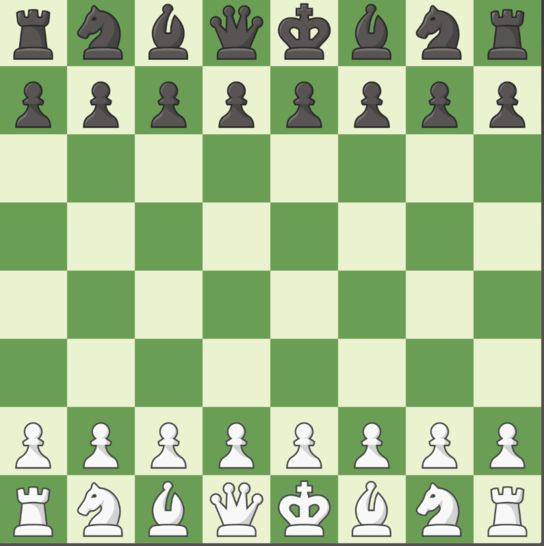
//> input picture chesscropped.PNG, 544 x 546 px
$ ./pawndetection   (built with g++ and OpenCV 4)
//> lines starting //> are read from the running program, lines starting //| are printed output that depends on the picture; after the words box and inside, x2 and y2 are one past the last pixel; in counts of white or black regions, pixels touching at a corner belong together
#include "opencv2/highgui/highgui.hpp"
#include "opencv2/imgproc/imgproc.hpp"
#include "opencv2/core/core.hpp"
#include <math.h>

using namespace cv;


int match_method;

int main()
{
Mat croppedImage = imread("chesscropped.PNG",1);
//> croppedImage is the input picture: 546 rows x 544 cols, CV_8UC3; mean B, G, R 144.4, 189.9, 165.5
Mat pawn1 = imread ("pawnele.PNG", 1);
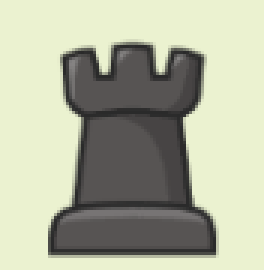
//> input picture pawnele.PNG, 88 x 90 px (shown 3 times larger)
//> pawn1 is the input picture: 90 rows x 88 cols, CV_8UC3; mean B, G, R 157.9, 179.4, 175.9


Point matchLoc;
  /// Create the result matrix
  int result_cols =  croppedImage.cols - pawn1.cols + 1;
//> result_cols = 457
  int result_rows = croppedImage.rows - pawn1.rows + 1;
//> result_rows = 457

 Mat result(result_rows,result_cols,CV_8UC1,Scalar(0));

  /// Do the Matching and Normalize
  matchTemplate( croppedImage,pawn1, result, CV_TM_CCORR );
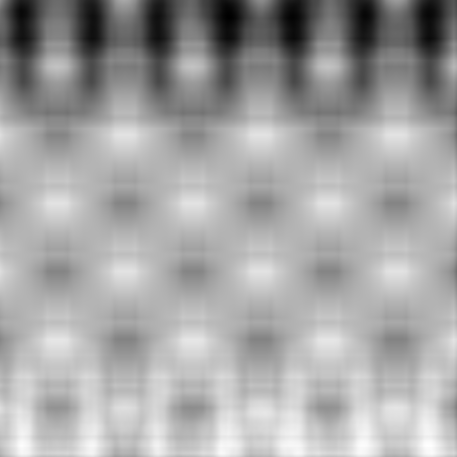
//> result: 457 rows x 457 cols, CV_32FC1; min 501118464, max 790882112, mean 687931136; drawn with min black and max white
 // normalize( result, result, 0, 1, NORM_MINMAX, -1, Mat() );

  /// Localizing the best match with minMaxLoc
  double minVal; double maxVal; Point minLoc; Point maxLoc;


  minMaxLoc( result, &minVal, &maxVal, &minLoc, &maxLoc, Mat() );
//> minVal = 501118464; maxVal = 790882112; minLoc = Point(228, 17); maxLoc = Point(427, 445)
  if( match_method  == CV_TM_SQDIFF || match_method == CV_TM_SQDIFF_NORMED )
    { matchLoc = minLoc; }
//> matchLoc = Point(228, 17)
  else
    { matchLoc = maxLoc; }


  /// Show me what you got
  rectangle( croppedImage, matchLoc, Point( matchLoc.x + pawn1.cols , matchLoc.y + pawn1.rows ), Scalar::all(0), 2, 8, 0 );
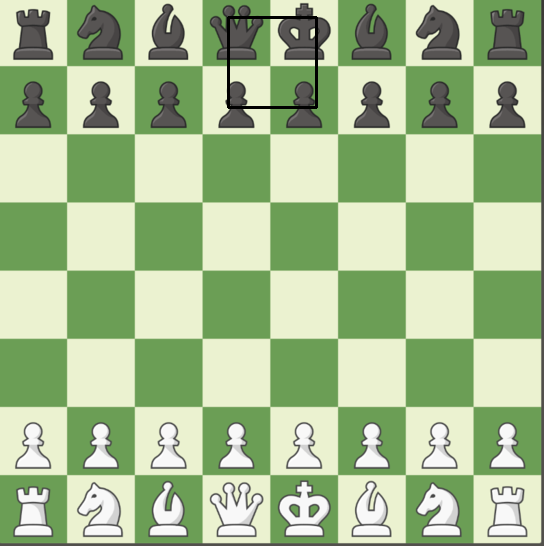
//> croppedImage: 546 rows x 544 cols, CV_8UC3; 0.36% of pixels changed, all inside (x1, y1, x2, y2) = (227, 16, 318, 109)
  //rectangle( result, matchLoc, Point( matchLoc.x + pawn1.cols , matchLoc.y + pawn1.rows ), Scalar::all(0), 2, 8, 0 );
imshow("Cropped portion1",croppedImage);
waitKey(0);


}
